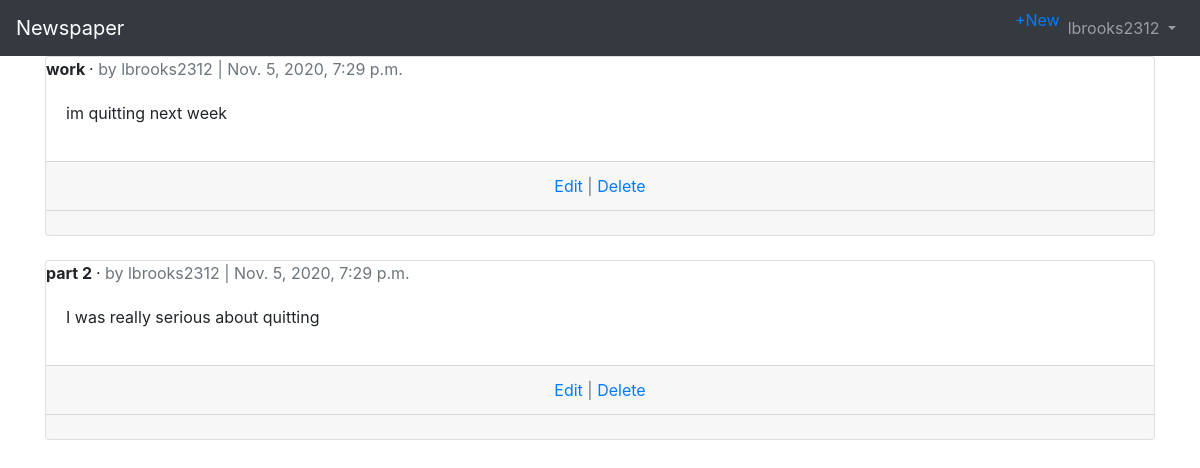
/articles/ (signed in), run on the app's committed database.
### accounts/models.py (models this page shows)
class CustomUser(AbstractUser):
    age = models.PositiveIntegerField(null=True, blank=True)

### articles/models.py (models this page shows, shortened)
class Article(models.Model):
    title = models.CharField(max_length=255)
    body = models.TextField()
    date = models.DateTimeField(auto_now_add=True)
    author = models.ForeignKey(
        get_user_model(),
        on_delete=models.CASCADE,
    )

### articles/views.py (the view)
# urls.py: path('', ArticleListView.as_view(), name='article_list'),
class ArticleListView(LoginRequiredMixin, ListView):
    model = Article
    template_name = 'article_list.html'

### templates/article_list.html (shortened to what this page needs)
{% extends 'base.html'%}
{% block content %}
    {% for article in object_list %}
    <div class="card">
        <div class="car-header">
            <span class="font-weight-bold">{{ article.title }}
            </span> &middot;
            <span class="text-muted">by {{ article.author }} | {{ article.date }}</span>
        </div>
        <div class="card-body">
            <p>{{ article.body }}</p>
        </div>
        <div class="card-footer text-center text-muted">
            <a href="{% url 'article_edit' article.pk%}">Edit</a> | <a href="{% url 'article_delete' article.pk%}">Delete</a>
        </div>
        <div class="card-footer">
        </div>
    </div>
    <br />
    {% endfor %}
{% endblock content %}

### templates/base.html (shortened to what this page needs)
{% load static %}
<!DOCTYPE html>
<html>
<head>
    <link rel="stylesheet" href="https://cdn.jsdelivr.net/npm/bootstrap@4.5.3/dist/css/bootstrap.min.css">
</head>
<body>
    <nav class="navbar navbar-expand-lg navbar-dark bg-dark">
        <a class="navbar-brand" href="{% url 'home' %}">Newspaper</a>
        <div class="collapse navbar-collapse" id=navbarSupportedContent>
            {% if user.is_authenticated %}
                <ul class="navbar-nav ml-auto">
                    <li class ="nav-item">
                        <a href="{% url 'article_new' %}">+New</a>
                    </li>
                    <li class="nav-item">
                        <a class="nav-link dropdown-toggle" href="#"
                        id="navbarDropdown" role="button" data-toggle="dropdown"
                        aria-haspopup="true" aria-expanded="false">
                            {{ user.username }}
                        </a>
                    </li>
                </ul>
            {% else %}
                <form class="form-inline ml-auto">
                    <a href="{% url 'login' %}" class="btn btn-outline-secondary">Log In</a>
                    <a href="{% url 'signup' %}" class="btn btn-primary ml-2">Sign up</a>
                </form>
            {% endif %}
        </div>
    </nav>
    <main>
        <div class="container">
            {% block content %}
            {% endblock content %}
        </div>
    </main>
</body>
</html>

### data on the page
CustomUser: username "lbrooks2312"
Article: title "work", author "lbrooks2312", date "Nov. 5, 2020, 7:29 p.m.", body "im quitting next week"
Article: title "part 2", author "lbrooks2312", date "Nov. 5, 2020, 7:29 p.m.", body "I was really serious about quitting"
